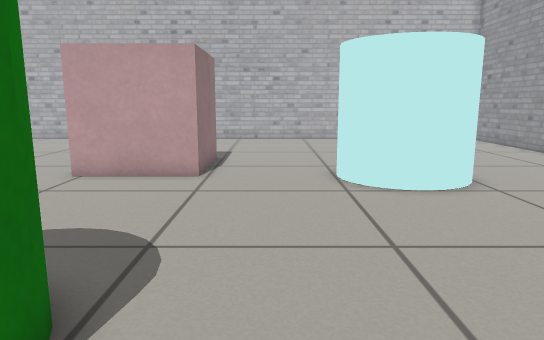
view 1 (above)

17 first-person views from a walk through a Gazebo world. The camera is 0.58 m above the floor, tilts 10° down and sees 70° across. The floor is counted in squares, 0.25 m on a side. Each view is taken from the middle of a square. On the plan, view 1 faces up. The plan holds only what a view shows up to about 20 squares ahead; the rest is blank.

view 2
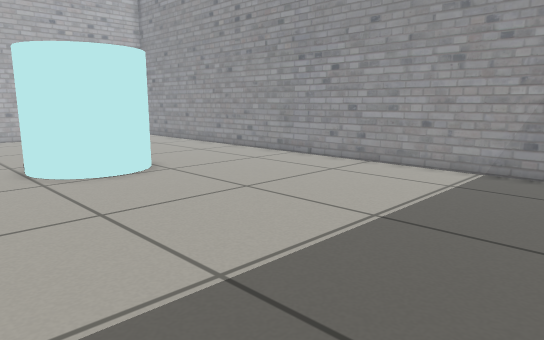

view 3
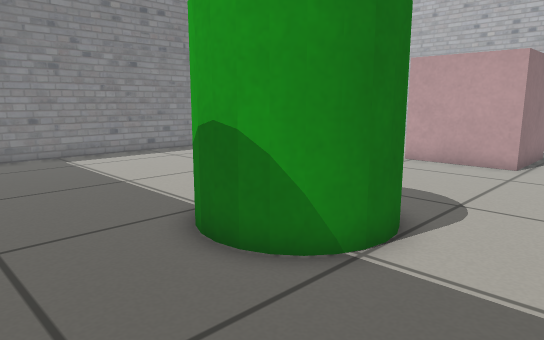

view 4
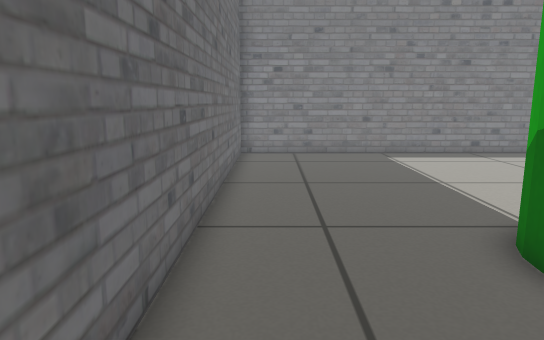

view 5
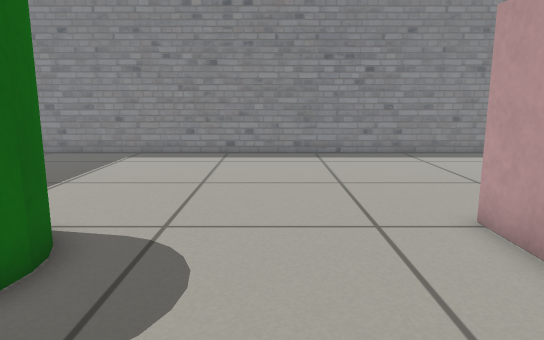

view 6
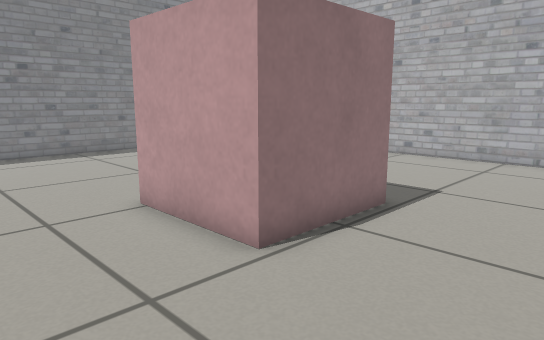

view 7
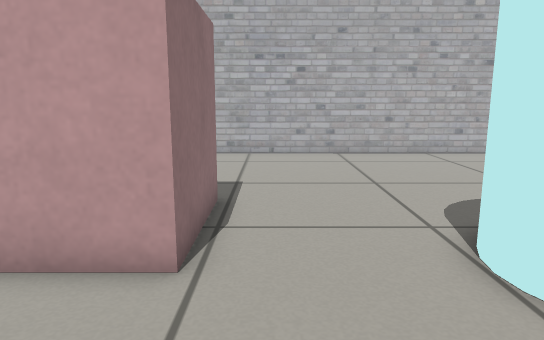

view 8
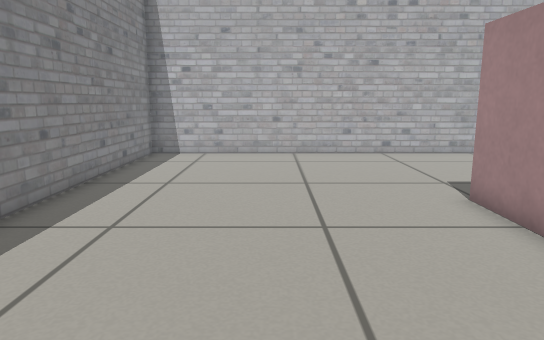

view 9
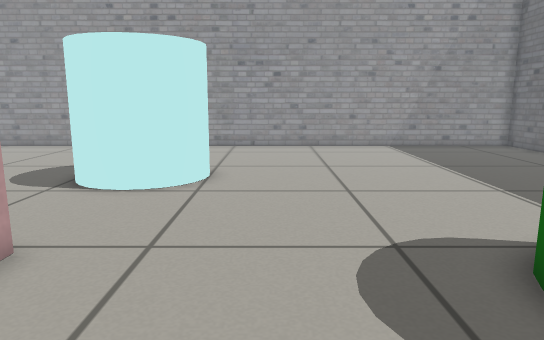

view 10
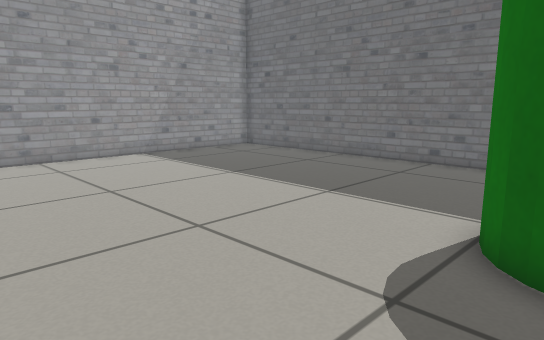

view 11
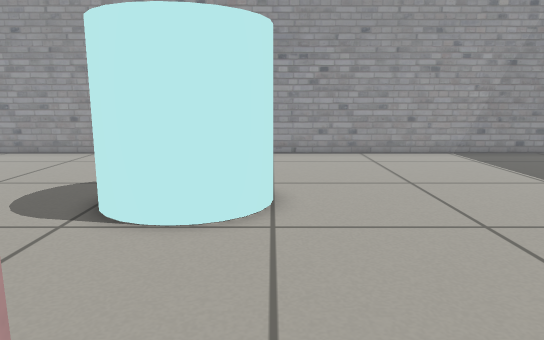

view 12
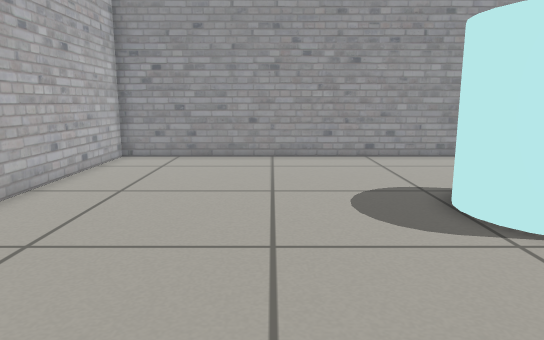

view 13
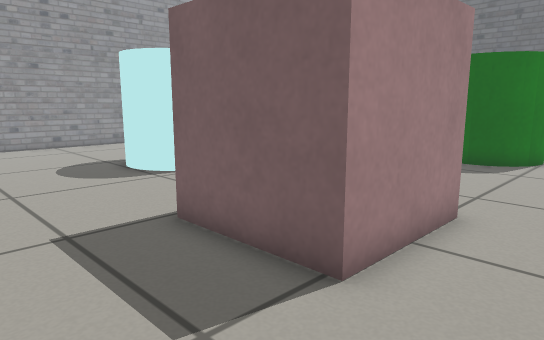

view 14
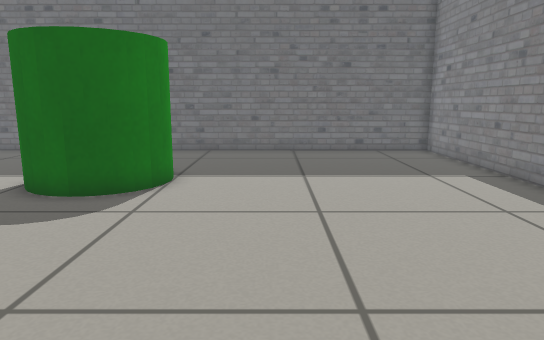

view 15
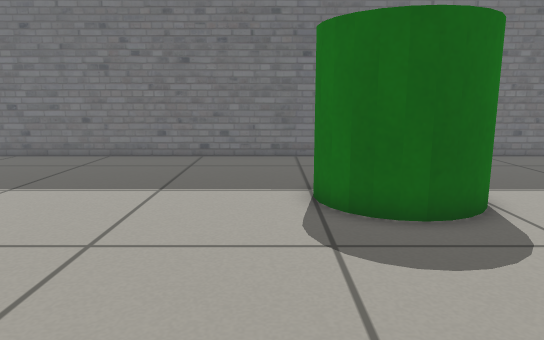

view 16
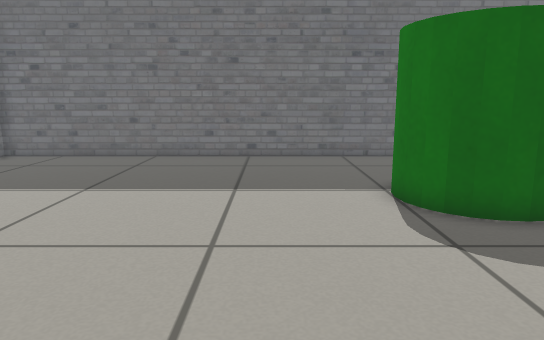

view 17
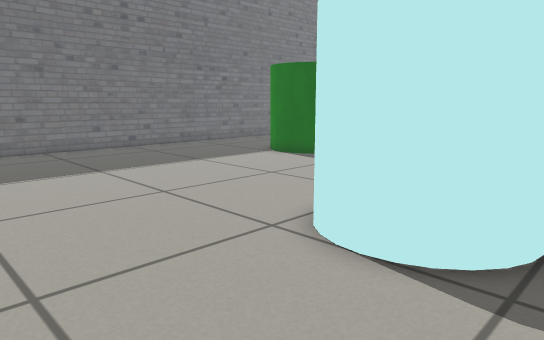

### Floor plan
Key: @ floor where view 1 was taken; # wall or solid block; . floor; B pink box; C cyan cylinder; G green cylinder.
Columns run from 16 left of view 1 to 12 right of it. Each row starts with its distance up from view 1.
 24 #############################
 23 #...........................#
 22 #...........................#
 21 #...........................#
 20 #...........................#
 19 #...........................#
 18 #...........................#
 17 #...........................#
 16 #.........BBBBB.............#
 15 #.........B   B.............#
 14 #.........B   B....CCC......#
 13 #.........B   B...CC CC.....#
 12 #.........BBBBB...C   C.....#
 11 #.................CC CC.....#
 10 #..................CCC......#
  9 #...........................#
  8 #...........................#
  7 #...........................#
  6 #...........................#
  5 #..........GG...............#
  4 #.........GG GG.............#
  3 #.........G   G.............#
  2 #.........G  GG.............#
  1 #..........GGG..............#
  0 #...............@...........#
 -1 #...........................#
 -2 #...........................#
 -3 #...........................#
 -4 #############################

Where each view was taken, in squares from view 1:
view 1: 0 up, 0 right, facing up
view 2: 2 down, 1 left, facing up-right
view 3: 3 down, 1 right, facing up-left
view 4: 3 down, 1 right, facing left
view 5: 8 up, 1 right, facing left
view 6: 8 up, 2 right, facing up-left
view 7: 7 up, 1 left, facing up
view 8: 7 up, 11 left, facing up
view 9: 8 up, 8 left, facing right
view 10: 10 up, 4 left, facing down-right
view 11: 10 up, 5 left, facing right
view 12: 18 up, 4 left, facing right
view 13: 20 up, 9 left, facing down-right
view 14: 14 up, 9 left, facing down
view 15: 12 up, 1 left, facing down
view 16: 12 up, 1 right, facing down
view 17: 15 up, 11 right, facing down-left
